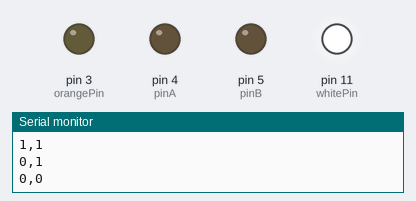
Bench run of a sketch on a simulated Arduino Uno, built with avr-gcc and run on an emulated ATmega328P. On the bench: output pins drawn as LEDs (lit = HIGH), the last lines printed to the serial monitor.

Above: at 2.7 s.
At 8.4 s:
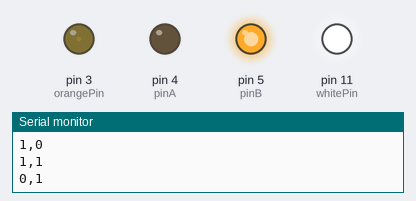
At 16.5 s:
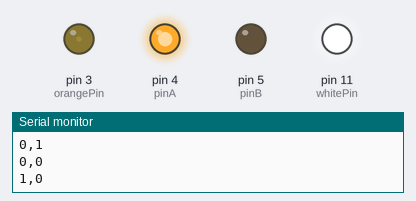
At 23.7 s:
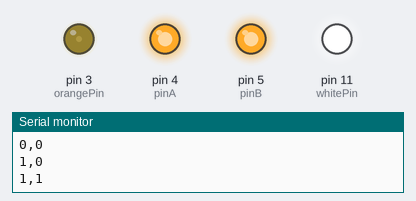
At 28.5 s:
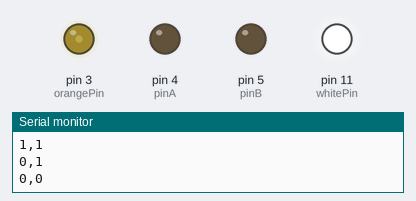
At 30.9 s:
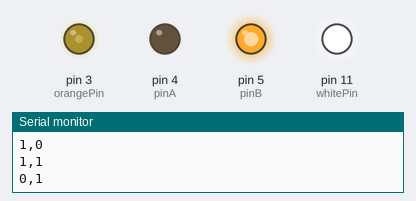
Timing chart, 0 to 40.0 s (numbered marks = the images above):
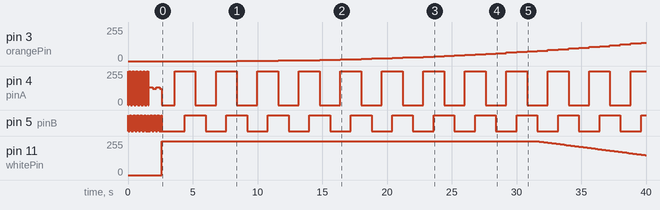

The sketch:

CLIP_display_withoutswitch.ino
```cpp
const int pinA = 4;
const int pinB = 5;
const int orangePin = 3;
const int whitePin = 11;
const int minVal = 1;
const int maxVal = 59;
const int state1 = 7;
const int state2 = 8;

// possible states of rotary encoder
const int states[4][2] = {
  {LOW, LOW},   // no contact
  {HIGH, LOW},  // pinA contact
  {HIGH, HIGH}, // pinA & pinB contact
  {LOW, HIGH}   // pinB contact
};

int encoderPosition = 0;


void updatePins() {
  int currentStateA = states[encoderPosition][0];
  int currentStateB = states[encoderPosition][1];

  // Set pins to the current state values
  digitalWrite(pinA, currentStateA);
  digitalWrite(pinB, currentStateB);

  // for visualization purposes, prints to the serial plotter
  Serial.print(currentStateA);
  Serial.print(",");
  Serial.println(currentStateB);
}

// one CW rotation
void rotateCW() {
  encoderPosition = (encoderPosition + 1) % 4;
  updatePins();
}

// One CCW rotation
void rotateCCW() {
  encoderPosition = (encoderPosition - 1 + 4) % 4;
  updatePins();
}


void setup() {
  Serial.begin(9600);
  Serial.println("Send 1 for full CW cycle, 0 for full CCW cycle");

  pinMode(orangePin, OUTPUT);
  pinMode(whitePin, OUTPUT);

  // Set initial states to match the start of the loop
  // Orange starts at 0 (min), White starts at 255 (max)


  pinMode(pinA, OUTPUT);
  pinMode(pinB, OUTPUT);

  // Startup Opacity (Resets down to 0, Sets to a starting opacity value); these values were chosen for the purposes of this project but can be adjusted easily
  updatePins();
  for (int i = 0; i < 300; i++) {
    rotateCCW();
    delay(5);
      }
  for (int i = 0; i < 200; i++) {
    rotateCW();
    delay(5);
      }
    analogWrite(orangePin, 0);
    analogWrite(whitePin, 255);

}

void loop() {
    analogWrite(orangePin, 0);
    analogWrite(whitePin, 255);
    delay(1000);

    for (int i = 0; i < 59; i++) {
      rotateCW();
      // Calculate the normalized progress (0.0 to 1.0)
      float x_orange = (float)(i - minVal) / (maxVal - minVal);

      // Calculate the inverse for white (1.0 to 0.0)
      float x_white = 1.0 - x_orange;

      // Calculate PWM using Gamma Correction for Orange
      int pwmOrange = 255 * pow(x_orange, 2.2);
      analogWrite(orangePin, pwmOrange);

      if (i > 34){
        int val = i - 34;
        // Calculate the value we are starting FROM (the value at the end of the previous loop)
        int startPwm = 255 - 10 * (val - 1);

        // Run 5 smaller steps instead of 1 big step
        // 800ms total delay / 5 steps = 160ms per step
        // 10 PWM drop total / 5 steps = 2 PWM drop per step
        for (int k = 1; k <= 5; k++) {
           analogWrite(whitePin, startPwm - (k * 2));
           delay(160);
        }
      }
      else{
        analogWrite(whitePin, 255);
        delay(800);
      }
    }

    delay(6500);
    Serial.println("BACK DOWN");
    for (int i = 59; i > 0; i--) {
      rotateCCW();
      // x_orange goes from 1.0 to 0.0 here
      float x_orange = (float)(i - minVal) / (maxVal - minVal);

      // x_white goes from 0.0 to 1.0 here
      float x_white = 1.0 - x_orange;

      int pwmOrange = 255 * pow(x_orange, 2.2);
      int pwmWhite = 255 * pow(x_white, 2.2);

      analogWrite(orangePin, pwmOrange);
      analogWrite(whitePin, pwmWhite);
      delay(25);
      }

}
```

Measured:
- by itself, pin 3 (orangePin): moves from 0/255 to 138/255 over 31.2 s
- by itself, pin 5 (pinB): goes 124 × (LOW 0.01 s, HIGH 0.01 s), 11 × (LOW 1.8 s, HIGH 1.6 s), LOW 1.6 s, then HIGH
- by itself, pin 11 (whitePin): moves from 255/255 to 149/255 over 8.3 s
